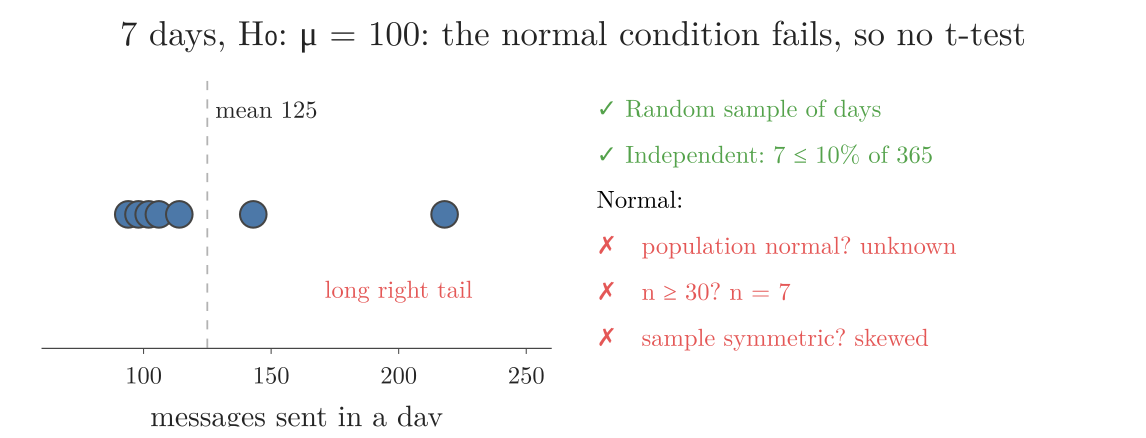

The Python source for this figure:
"""When to refuse a t-test: messages sent per day on 7 random days (illustrative values built to have the stated
mean 125 and SD 44, strongly right-skewed), beside the three conditions. Random: met. Independent (7 <= 10% of
365): met. Normal: the population is not known to be normal, n = 7 < 30, and the sample is skewed: not met.
Run: python conditions_check.py  -> conditions_check.png (Plotly)"""
from pathlib import Path

import numpy as np
import plotly.graph_objects as go
from plotly.subplots import make_subplots

HERE = Path(__file__).parent
RED, GREEN = "#E45756", "#54A24B"
shape = np.array([0, 1, 2, 3, 5, 12, 30], float)              # strongly right-skewed pattern
days = np.round(125 + 44 * (shape - shape.mean()) / shape.std(ddof=1))
assert abs(days.mean() - 125) < 1 and abs(days.std(ddof=1) - 44) < 1

fig = make_subplots(rows=1, cols=2, column_widths=[0.5, 0.5], horizontal_spacing=0.04)
fig.add_scatter(x=days, y=np.zeros(7), mode="markers", marker=dict(size=26, color="#4C78A8", line=dict(width=2)),
                row=1, col=1)
fig.add_vline(x=125, line=dict(color="black", dash="dash", width=2), row=1, col=1)
fig.add_annotation(x=125, y=0.8, text="mean 125", showarrow=False, xanchor="left", xshift=6, row=1, col=1)
fig.add_annotation(x=200, y=-0.55, text="long right tail", showarrow=False, font=dict(color=RED), row=1, col=1)
lines = [("Random sample of days", True), ("Independent: 7 ≤ 10% of 365", True), ("Normal:", None),
         ("  population normal? unknown", False), ("  n ≥ 30? n = 7", False), ("  sample symmetric? skewed", False)]
for i, (txt, ok) in enumerate(lines):
    mark = "" if ok is None else ("✓ " if ok else "✗ ")
    fig.add_annotation(x=0.0, y=1 - i * 0.36, xref="x2", yref="y2", xanchor="left", showarrow=False, text=mark + txt,
                       font=dict(size=24, color="black" if ok is None else (GREEN if ok else RED)))
fig.update_xaxes(title_text="messages sent in a day", range=[60, 260], row=1, col=1)
fig.update_yaxes(visible=False, range=[-1, 1], row=1, col=1)
fig.update_xaxes(visible=False, range=[0, 1], row=1, col=2)
fig.update_yaxes(visible=False, range=[-0.9, 1.2], row=1, col=2)
fig.update_layout(template="simple_white", width=1100, height=420, showlegend=False,
                  font=dict(family="Latin Modern Roman", size=24),
                  title=dict(text="7 days, H₀: μ = 100: the normal condition fails, so no t-test", x=0.5),
                  margin=dict(l=30, r=30, t=70, b=70))
fig.write_image(HERE / "conditions_check.png", scale=2)
fig.write_image(HERE / "conditions_check.pdf")
